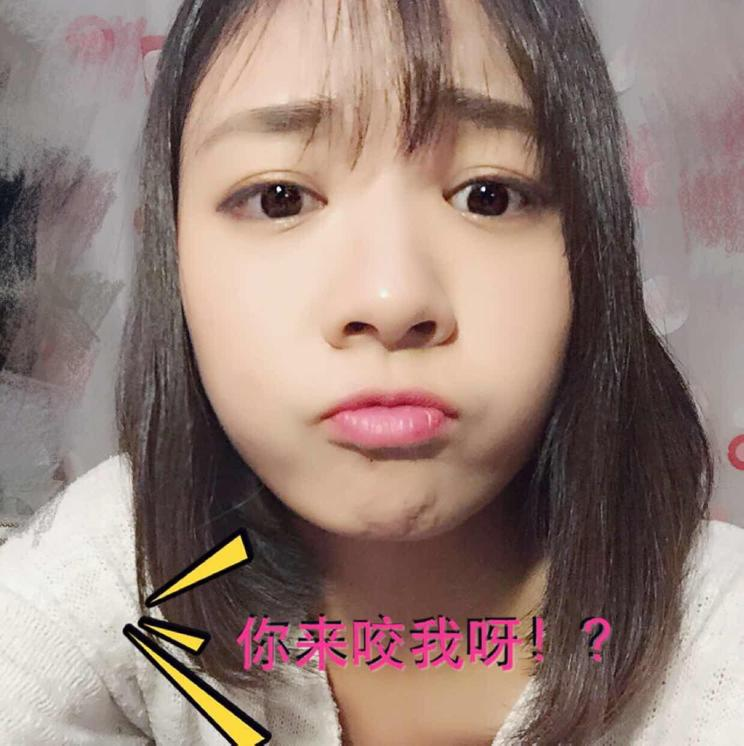
%> input picture 1.jpg, 744 x 746 px
$ octave HistogramDisplay.m   (GNU Octave 9; MATLAB toolbox functions it lacks are replaced by stand-ins)
%> lines starting %> are read from the running program, lines starting %| are printed output that depends on the picture
close all;
clear all;

[FileName,PathName,~] = uigetfile('*.*');
%> the answer given: ../1.jpg
I = imread([PathName FileName]);
%> I is the input picture: size 746x744x3 uint8; mean R, G, B 149.2, 127, 119
G = rgb2gray(I)
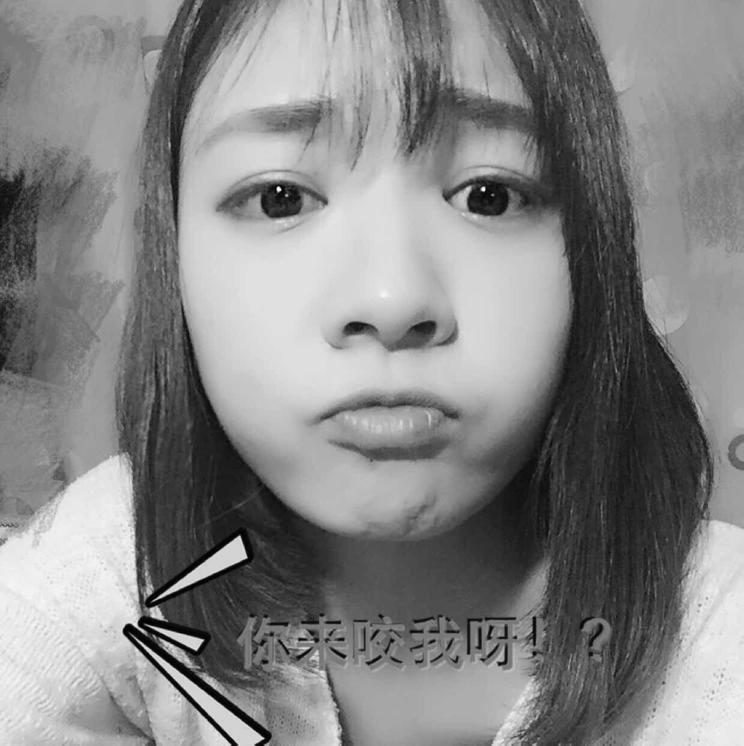
%> G: size 746x744 uint8; min 0, max 254, mean 132.7

hist1 = imhist(G,64);
%> hist1 = 64 values, max 19400 at index 39, min 1 at index 63, mean 8672.2
figure(1), imagesc(G),colormap(gray),axis image;

hist2 = imhist(G,16);
%> hist2 = [2013; 6883; 37597; 50484; 38892; 37222; 28393; 36778; 48331; 72822; 50268; 34802; 45242; 48279; 17007; 11]
figure(2),subplot(2,1,1),plot(hist1);
figure(2),subplot(2,1,2),plot(hist2);
%> after `plot(hist2)`:
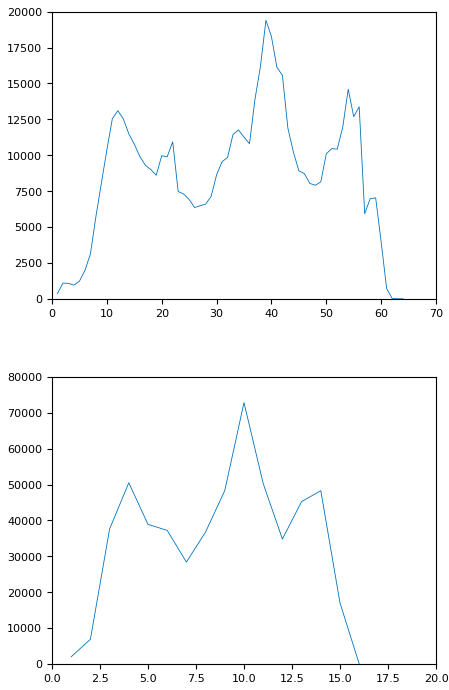
%> figure redrawn from the program's plot data, 2 panels; panel 1: curve peaks at x = 39, y = 19400; panel 2: curve peaks at x = 10, y = 72822
